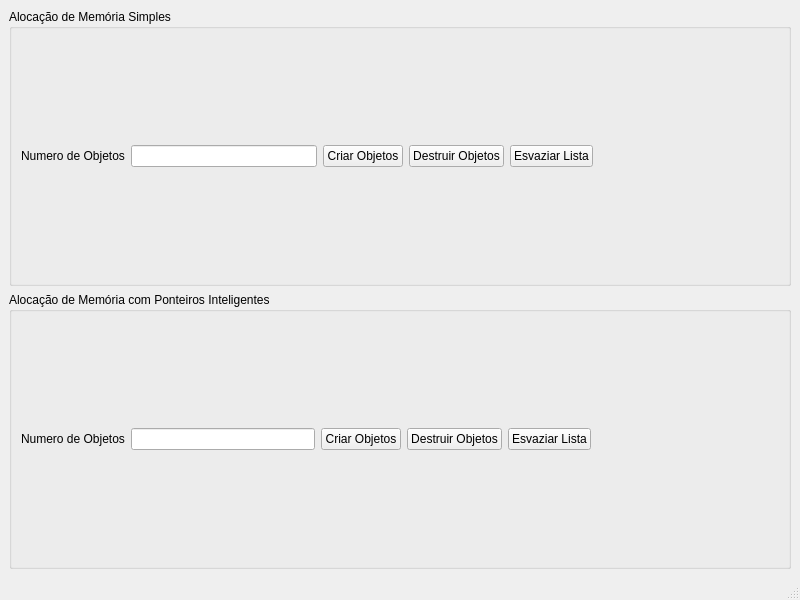
<?xml version="1.0" encoding="UTF-8"?>
<ui version="4.0">
 <class>MainWindow</class>
 <widget class="QMainWindow" name="MainWindow">
  <property name="geometry">
   <rect>
    <x>0</x>
    <y>0</y>
    <width>800</width>
    <height>600</height>
   </rect>
  </property>
  <property name="windowTitle">
   <string>MainWindow</string>
  </property>
  <widget class="QWidget" name="centralwidget">
   <layout class="QVBoxLayout" name="verticalLayout">
    <item>
     <widget class="QGroupBox" name="groupBox">
      <property name="title">
       <string>Alocação de Memória Simples</string>
      </property>
      <layout class="QHBoxLayout" name="horizontalLayout">
       <item>
        <widget class="QLabel" name="label">
         <property name="text">
          <string>Numero de Objetos</string>
         </property>
        </widget>
       </item>
       <item>
        <widget class="QLineEdit" name="numeroObjetosAlocacaoSimples"/>
       </item>
       <item>
        <widget class="QPushButton" name="criarObjetosPushButton">
         <property name="text">
          <string>Criar Objetos</string>
         </property>
        </widget>
       </item>
       <item>
        <widget class="QPushButton" name="destruirObjetosPushButton">
         <property name="text">
          <string>Destruir Objetos</string>
         </property>
        </widget>
       </item>
       <item>
        <widget class="QPushButton" name="esvaziarListaPushButton">
         <property name="text">
          <string>Esvaziar Lista</string>
         </property>
        </widget>
       </item>
       <item>
        <spacer name="horizontalSpacer">
         <property name="orientation">
          <enum>Qt::Horizontal</enum>
         </property>
         <property name="sizeHint" stdset="0">
          <size>
           <width>40</width>
           <height>20</height>
          </size>
         </property>
        </spacer>
       </item>
      </layout>
     </widget>
    </item>
    <item>
     <widget class="QGroupBox" name="groupBox_2">
      <property name="title">
       <string>Alocação de Memória com Ponteiros Inteligentes</string>
      </property>
      <layout class="QHBoxLayout" name="horizontalLayout_2">
       <item>
        <widget class="QLabel" name="label_2">
         <property name="text">
          <string>Numero de Objetos</string>
         </property>
        </widget>
       </item>
       <item>
        <widget class="QLineEdit" name="numeroObjetosSmartPointer"/>
       </item>
       <item>
        <widget class="QPushButton" name="criarObjetosSmartPointer">
         <property name="text">
          <string>Criar Objetos</string>
         </property>
        </widget>
       </item>
       <item>
        <widget class="QPushButton" name="destruirObjetosSmartPointer">
         <property name="text">
          <string>Destruir Objetos</string>
         </property>
        </widget>
       </item>
       <item>
        <widget class="QPushButton" name="esvaziarListaSmartPointer">
         <property name="text">
          <string>Esvaziar Lista</string>
         </property>
        </widget>
       </item>
       <item>
        <spacer name="horizontalSpacer_2">
         <property name="orientation">
          <enum>Qt::Horizontal</enum>
         </property>
         <property name="sizeHint" stdset="0">
          <size>
           <width>188</width>
           <height>20</height>
          </size>
         </property>
        </spacer>
       </item>
      </layout>
     </widget>
    </item>
   </layout>
  </widget>
  <widget class="QMenuBar" name="menubar">
   <property name="geometry">
    <rect>
     <x>0</x>
     <y>0</y>
     <width>800</width>
     <height>22</height>
    </rect>
   </property>
  </widget>
  <widget class="QStatusBar" name="statusbar"/>
 </widget>
 <resources/>
 <connections/>
</ui>
